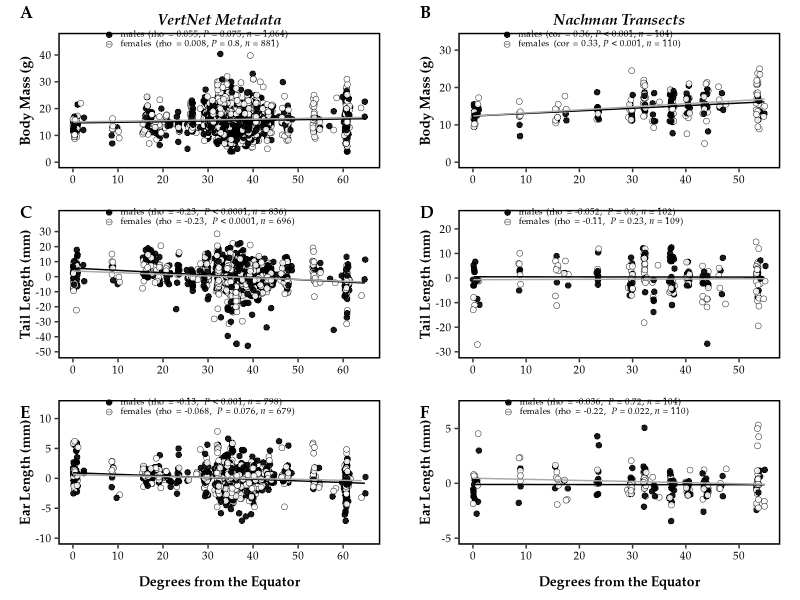

Write R code to recreate this figure. (Note: this script raises an error after producing the figure.)
#!/usr/bin/env Rscript --vanilla

##############################################################
# Author: Mallory A. Ballinger
# Script first created: 23-Feb-2021
# Script last updated:  03-Apr-2021


# This script plots body mass and tail length from wild-caught house mice,
# collected across North and South America. Data are from VertNet.org and from
# the Nachman lab project dowloaded from Arctos.org.
# This script generates Figure 1 in Ballinger_et_al_2021_AmNat.


##############################################################
# Required packages
##############################################################

rm(list = ls()) # clear R's environment
library(tidyverse)
library(here)
library(cowplot)
library(ggtext)
library(glue)
library(scales)

##############################################################
# Import data
##############################################################

VertNetMetadata <- read_csv(here("data/processed/VertNetMetadata_Mus_2021-03-18.csv")) %>%
  mutate(Ear_Length_mm = as.numeric(Ear_Length_mm),
         Hindfoot_Length_mm = as.numeric(Hindfoot_Length_mm),
         Tail_Length_mm = as.numeric(Tail_Length_mm),
         Body_Length_mm = as.numeric(Body_Length_mm),
         Body_Weight_g = as.numeric(Body_Weight_g)) %>%
  mutate(Sex = as.factor(Sex)) %>%
  mutate(Sex = fct_relevel(Sex, "male", "female")) # puts males before females


NachmanTransectsMetadata <- read_csv(here("data/processed/EnvAdapProj_Nachman_Arctos_transects_2021-03-15.csv")) %>%
  mutate(Ear_Length_mm = as.numeric(Ear_Length_mm),
         Hindfoot_Length_mm = as.numeric(Hindfoot_Length_mm),
         Tail_Length_mm = as.numeric(Tail_Length_mm),
         Body_Length_mm = as.numeric(Body_Length_mm),
         Body_Weight_g = as.numeric(Body_Weight_g)) %>%
  mutate(Sex = as.factor(Sex)) %>%
  mutate(Sex = fct_relevel(Sex, "male", "female")) # puts males before females


# get sample size of each column
#colSums(!is.na(VertNetMetadata))
#colSums(!is.na(NachmanTransectsMetadata))





##############################################################
# Apply filtering and calculate residuals
##############################################################

# VertNet dataset

# Based on outlier tests (see 'code/model_VertNetMetadata.R'), any tail length
# less than 20 and greater than 120 are extreme outliers
VertNet_filtered <- VertNetMetadata %>%
  mutate(Tail_Length_mm = ifelse(Tail_Length_mm < 20, NA, Tail_Length_mm),
         Tail_Length_mm = ifelse(Tail_Length_mm > 120, NA, Tail_Length_mm))

# save TL x BW residuals
residsTLBW <- lm(Tail_Length_mm ~ Body_Weight_g, data = VertNet_filtered,
                 na.action = na.exclude)
VertNet_filtered$Resids_TLBW <- resid(residsTLBW)


# Based on outlier tests (see 'code/model_VertNetMetadata.R'), any ear length
# greater than 30 is extreme outliers
VertNet_filtered_2 <- VertNetMetadata %>%
  mutate(Ear_Length_mm = ifelse(Ear_Length_mm > 30, NA, Ear_Length_mm))

# save EL x BW residuals
residsELBW <- lm(Ear_Length_mm ~ Body_Weight_g, data = VertNet_filtered_2,
                 na.action = na.exclude)
VertNet_filtered_2$Resids_ELBW <- resid(residsELBW)



# NachmanArctos dataset

# Based on outlier tests (see 'code/model_NachmanTransects.R'), any tail length
# less than 25 is an extreme outlier
NachmanTransects_filtered <- NachmanTransectsMetadata %>%
  mutate(Tail_Length_mm = ifelse(Tail_Length_mm < 25, NA, Tail_Length_mm))

# save TL x BW residuals
residsTLBW <- lm(Tail_Length_mm ~ Body_Weight_g, data = NachmanTransects_filtered,
                 na.action = na.exclude)
NachmanTransects_filtered$Resids_TLBW <- resid(residsTLBW)


# save EL x BW residuals
residsELBW <- lm(Ear_Length_mm ~ Body_Weight_g, data = NachmanTransectsMetadata,
                 na.action = na.exclude)
NachmanTransectsMetadata$Resids_ELBW <- resid(residsELBW)





##############################################################
# Get values from correlation analyses
##############################################################
# Refer to (code/model_VertNetMetadata.R) and (code/model_NachmanTransects.R)
# for model comparisons and correlation analyses

# VertNet Metadata
## Bergmann's rule
Male_Bergmann_VertNet <- VertNetMetadata %>%
  filter(Sex == "male")
Male_Bergmann_VertNet_N <- comma(length(which(!is.na(Male_Bergmann_VertNet$Body_Weight_g))))

cor.Berg.Male.VertNet <- cor.test(x = Male_Bergmann_VertNet$Absolute_Latitude,
                                  y = Male_Bergmann_VertNet$Body_Weight_g,
                                  method = 'spearman', exact = FALSE,
                                  adjust="fdr", alpha=0.5)

cor.Berg.Male.VertNet_corr <- round(as.double(cor.Berg.Male.VertNet$estimate),3)
cor.Berg.Male.VertNet_pval <- round(as.double(cor.Berg.Male.VertNet$p.value),3)


Female_Bergmann_VertNet <- VertNetMetadata %>%
  filter(Sex == "female")
Female_Bergmann_VertNet_N <- comma(length(which(!is.na(Female_Bergmann_VertNet$Body_Weight_g))))

cor.Berg.Female.VertNet <- cor.test(x = Female_Bergmann_VertNet$Absolute_Latitude,
                                    y = Female_Bergmann_VertNet$Body_Weight_g,
                                    method = 'spearman', exact = FALSE,
                                    adjust="fdr", alpha=0.5)

cor.Berg.Female.VertNet_corr <- round(as.double(cor.Berg.Female.VertNet$estimate),3)
cor.Berg.Female.VertNet_pval <- round(as.double(cor.Berg.Female.VertNet$p.value),2)


## Allen's rule - TAIL
Male_Tail_VertNet <- VertNet_filtered %>%
  filter(Sex == "male")
Male_Tail_VertNet_N <- comma(length(which(!is.na(Male_Tail_VertNet$Resids_TLBW))))

cor.Tail.Male.VertNet <- cor.test(x = Male_Tail_VertNet$Absolute_Latitude,
                                  y = Male_Tail_VertNet$Resids_TLBW,
                                  method = 'spearman', exact = FALSE,
                                  adjust="fdr", alpha=0.5)

cor.Tail.Male.VertNet_corr <- round(as.double(cor.Tail.Male.VertNet$estimate),2)
cor.Tail.Male.VertNet_pval <- round(as.double(cor.Tail.Male.VertNet$p.value),3)


Female_Tail_VertNet <- VertNet_filtered %>%
  filter(Sex == "female")
Female_Tail_VertNet_N <- comma(length(which(!is.na(Female_Tail_VertNet$Resids_TLBW))))

cor.Tail.Female.VertNet <- cor.test(x = Female_Tail_VertNet$Absolute_Latitude,
                                    y = Female_Tail_VertNet$Resids_TLBW,
                                    method = 'spearman', exact = FALSE,
                                    adjust="fdr", alpha=0.5)

cor.Tail.Female.VertNet_corr <- round(as.double(cor.Tail.Female.VertNet$estimate),2)
cor.Tail.Female.VertNet_pval <- round(as.double(cor.Tail.Female.VertNet$p.value),3)


## Allen's rule - EAR
Male_Ear_VertNet <- VertNet_filtered_2 %>%
  filter(Sex == "male")
Male_Ear_VertNet_N <- comma(length(which(!is.na(Male_Ear_VertNet$Resids_ELBW))))

cor.Ear.Male.VertNet <- cor.test(x = Male_Ear_VertNet$Absolute_Latitude,
                                 y = Male_Ear_VertNet$Resids_ELBW,
                                 method = 'spearman', exact = FALSE,
                                 adjust="fdr", alpha=0.5)

cor.Ear.Male.VertNet_corr <- round(as.double(cor.Ear.Male.VertNet$estimate),2)
cor.Ear.Male.VertNet_pval <- round(as.double(cor.Ear.Male.VertNet$p.value),3)


Female_Ear_VertNet <- VertNet_filtered_2 %>%
  filter(Sex == "female")
Female_Ear_VertNet_N <- comma(length(which(!is.na(Female_Ear_VertNet$Resids_ELBW))))

cor.Ear.Female.VertNet <- cor.test(x = Female_Ear_VertNet$Absolute_Latitude,
                                   y = Female_Ear_VertNet$Resids_ELBW,
                                   method = 'spearman', exact = FALSE,
                                   adjust="fdr", alpha=0.5)

cor.Ear.Female.VertNet_corr <- round(as.double(cor.Ear.Female.VertNet$estimate),3)
cor.Ear.Female.VertNet_pval <- round(as.double(cor.Ear.Female.VertNet$p.value),3)



# NachmanArctos Transects
## Bergmann's rule
Male_Bergmann_Arctos <- NachmanTransectsMetadata %>%
  filter(Sex == "male")
Male_Bergmann_Arctos_N <- comma(length(which(!is.na(Male_Bergmann_Arctos$Body_Weight_g))))

cor.Berg.Male.Arctos <- cor.test(x = Male_Bergmann_Arctos$Absolute_Latitude,
                                 y = Male_Bergmann_Arctos$Body_Weight_g,
                                 method = 'pearson', exact = FALSE,
                                 adjust="fdr", alpha=0.5)

cor.Berg.Male.Arctos_corr <- round(as.double(cor.Berg.Male.Arctos$estimate),2)
cor.Berg.Male.Arctos_pval <- round(as.double(cor.Berg.Male.Arctos$p.value),2)


Female_Bergmann_Arctos <- NachmanTransectsMetadata %>%
  filter(Sex == "female")
Female_Bergmann_Arctos_N <- comma(length(which(!is.na(Female_Bergmann_Arctos$Body_Weight_g))))

cor.Berg.Female.Arctos <- cor.test(x = Female_Bergmann_Arctos$Absolute_Latitude,
                                   y = Female_Bergmann_Arctos$Body_Weight_g,
                                   method = 'pearson', exact = FALSE,
                                   adjust="fdr", alpha=0.5)

cor.Berg.Female.Arctos_corr <- round(as.double(cor.Berg.Female.Arctos$estimate),2)
cor.Berg.Female.Arctos_pval <- round(as.double(cor.Berg.Female.Arctos$p.value),2)


## Allen's rule - TAIL
Male_Tail_Arctos <- NachmanTransects_filtered %>%
  filter(Sex == "male")
Male_Tail_Arctos_N <- comma(length(which(!is.na(Male_Tail_Arctos$Resids_TLBW))))

cor.Tail.Male.Arctos <- cor.test(x = Male_Tail_Arctos$Absolute_Latitude,
                                 y = Male_Tail_Arctos$Resids_TLBW,
                                 method = 'spearman', exact = FALSE,
                                 adjust="fdr", alpha=0.5)

cor.Tail.Male.Arctos_corr <- round(as.double(cor.Tail.Male.Arctos$estimate),3)
cor.Tail.Male.Arctos_pval <- round(as.double(cor.Tail.Male.Arctos$p.value),2)


Female_Tail_Arctos <- NachmanTransects_filtered %>%
  filter(Sex == "female")
Female_Tail_Arctos_N <- comma(length(which(!is.na(Female_Tail_Arctos$Resids_TLBW))))

cor.Tail.Female.Arctos <- cor.test(x = Female_Tail_Arctos$Absolute_Latitude,
                                   y = Female_Tail_Arctos$Resids_TLBW,
                                   method = 'spearman', exact = FALSE,
                                   adjust="fdr", alpha=0.5)

cor.Tail.Female.Arctos_corr <- round(as.double(cor.Tail.Female.Arctos$estimate),2)
cor.Tail.Female.Arctos_pval <- round(as.double(cor.Tail.Female.Arctos$p.value),2)


## Allen's rule - EAR
Male_Ear_Arctos <- NachmanTransectsMetadata %>%
  filter(Sex == "male")
Male_Ear_Arctos_N <- comma(length(which(!is.na(Male_Ear_Arctos$Resids_ELBW))))

cor.Ear.Male.Arctos <- cor.test(x = Male_Ear_Arctos$Absolute_Latitude,
                                y = Male_Ear_Arctos$Resids_ELBW,
                                method = 'spearman', exact = FALSE,
                                adjust="fdr", alpha=0.5)

cor.Ear.Male.Arctos_corr <- round(as.double(cor.Ear.Male.Arctos$estimate),3)
cor.Ear.Male.Arctos_pval <- round(as.double(cor.Ear.Male.Arctos$p.value),2)


Female_Ear_Arctos <- NachmanTransectsMetadata %>%
  filter(Sex == "female")
Female_Ear_Arctos_N <- comma(length(which(!is.na(Female_Ear_Arctos$Resids_ELBW))))

cor.Ear.Female.Arctos <- cor.test(x = Female_Ear_Arctos$Absolute_Latitude,
                                  y = Female_Ear_Arctos$Resids_ELBW,
                                  method = 'spearman', exact = FALSE,
                                  adjust="fdr", alpha=0.5)

cor.Ear.Female.Arctos_corr <- round(as.double(cor.Ear.Female.Arctos$estimate),2)
cor.Ear.Female.Arctos_pval <- round(as.double(cor.Ear.Female.Arctos$p.value),3)





##############################################################
# Save results for each sex
##############################################################

Berg_VertNet_M <- glue("males (rho = {cor.Berg.Male.VertNet_corr},  \\
                      *P* = {cor.Berg.Male.VertNet_pval}, \\
                      *n* = {Male_Bergmann_VertNet_N})")
Berg_VertNet_F <- glue("females (rho = {cor.Berg.Female.VertNet_corr}, \\
                      *P* = {cor.Berg.Female.VertNet_pval}, \\
                      *n* = {Female_Bergmann_VertNet_N})")

Tail_VertNet_M <- glue ("males (rho = {cor.Tail.Male.VertNet_corr}, \\
                       *P* < 0.0001, \\
                       *n* = {Male_Tail_VertNet_N})")
Tail_VertNet_F <- glue("females (rho = {cor.Tail.Female.VertNet_corr}, \\
                       *P* < 0.0001, \\
                       *n* = {Female_Tail_VertNet_N})")

Ear_VertNet_M <- glue("males (rho = {cor.Ear.Male.VertNet_corr}, \\
                      *P* < 0.001, \\
                      *n* = {Male_Ear_VertNet_N})")
Ear_VertNet_F <- glue("females (rho = {cor.Ear.Female.VertNet_corr}, \\
                      *P* = {cor.Ear.Female.VertNet_pval}, \\
                      *n* = {Female_Ear_VertNet_N})")


Berg_Arctos_M <- glue("males (cor = {cor.Berg.Male.Arctos_corr}, \\
                      *P* < 0.001, \\
                      *n* = {Male_Bergmann_Arctos_N})")
Berg_Arctos_F <- glue("females (cor = {cor.Berg.Female.Arctos_corr}, \\
                      *P* < 0.001, \\
                      *n* = {Female_Bergmann_Arctos_N})")

Tail_Arctos_M <- glue("males (rho = {cor.Tail.Male.Arctos_corr}, \\
                      *P* = {cor.Tail.Male.Arctos_pval}, \\
                      *n* = {Male_Tail_Arctos_N})")
Tail_Arctos_F <- glue("females (rho = {cor.Tail.Female.Arctos_corr}, \\
                      *P* = {cor.Tail.Female.Arctos_pval}, \\
                      *n* = {Female_Tail_Arctos_N})")

Ear_Arctos_M <- glue("males (rho = {cor.Ear.Male.Arctos_corr}, \\
                     *P* = {cor.Ear.Male.Arctos_pval}, \\
                     *n* = {Male_Ear_Arctos_N})")
Ear_Arctos_F <- glue("females (rho = {cor.Ear.Female.Arctos_corr}, \\
                     *P* = {cor.Ear.Female.Arctos_pval}, \\
                     *n* = {Female_Ear_Arctos_N})")




##############################################################
# Combine all 6 plots for publication
##############################################################

Berg_VertNet <-
  ggplot(data = VertNetMetadata, aes(x = Absolute_Latitude, y = Body_Weight_g)) +
  geom_jitter(aes(fill = Sex), size = 1.85, stroke = 0.25, height = 0, width = 0.2, shape = 21, alpha = 0.9, color = "black") +
  geom_smooth(aes(linetype = Sex, color = Sex), method = "lm", se = FALSE, size = 0.5) +
  scale_color_manual(labels=c(Berg_VertNet_M, Berg_VertNet_F),
                     values=c("black", "darkgray")) +
  scale_fill_manual(labels=c(Berg_VertNet_M, Berg_VertNet_F),
                    values=c("black", "white")) +
  scale_linetype_manual(labels=c(Berg_VertNet_M, Berg_VertNet_F),
                        values = c("solid", "solid")) +
  scale_x_continuous(breaks = seq(from=0, to=65, by=10),
                     labels = seq(from=0, to=65, by=10),
                     limits = c(0,65)) +
  scale_y_continuous(breaks = seq(from=0, to=40, by=10),
                     labels = seq(from=0, to=40, by=10),
                     limits = c(0,46)) +
  theme_bw() + 
  theme(panel.border = element_rect(color = "black", fill = NA, size = 1),
        panel.grid.major = element_blank(), panel.grid.minor = element_blank(),
        axis.title.x = element_text(margin = margin(t = 0), size = 10, face = "bold", family = "Palatino"),
        axis.title.y = element_text(margin = margin(r = 0), size = 10, face = "bold", family = "Palatino"),
        axis.text.x = element_text(size = 8, color = "black", family = "Palatino"),
        axis.text.y = element_text(size = 8, color = "black", family = "Palatino"),
        legend.title = element_blank(),
        legend.position = c(0.43, 0.95),
        legend.background = element_blank(),
        legend.box.background = element_blank(),
        legend.key.size = unit(0.25, "lines"),
        legend.text = element_markdown(size=6.5, family = "Palatino"),
        legend.key = element_rect(fill = "transparent"),
        plot.margin = unit(c(0.25, 0.5, 0, 0.5), "cm"), #top, right, bottom, left
        plot.title = element_text(size = 11, face = "bold.italic", hjust = 0.5, vjust = 0.1, family = "Palatino")) +
  labs(x = "",
       y = "Body Mass (g)",
       title = "VertNet Metadata")


Berg_Arctos <-
  ggplot(data = NachmanTransectsMetadata, aes(x = Absolute_Latitude, y = Body_Weight_g)) +
  geom_jitter(aes(fill = Sex), size = 1.85, stroke = 0.25, height = 0, width = 0.2, shape = 21, alpha = 0.9, color = "black") +
  geom_smooth(aes(linetype = Sex, color = Sex), method = "lm", se = FALSE, size = 0.5) +
  scale_color_manual(labels=c(Berg_Arctos_M, Berg_Arctos_F),
                     values=c("black", "darkgray")) +
  scale_fill_manual(labels=c(Berg_Arctos_M, Berg_Arctos_F),
                    values=c("black", "white")) +
  scale_linetype_manual(labels=c(Berg_Arctos_M, Berg_Arctos_F),
                        values = c("solid", "solid")) +
  scale_x_continuous(breaks = seq(from=0, to=55, by=10),
                     labels = seq(from=0, to=55, by=10),
                     limits = c(0,55)) +
  scale_y_continuous(breaks = seq(from=0, to=30, by=10),
                     labels = seq(from=0, to=30, by=10),
                     limits = c(0,33)) +
  theme_bw() + 
  theme(panel.border = element_rect(color = "black", fill = NA, size = 1),
        panel.grid.major = element_blank(), panel.grid.minor = element_blank(),
        axis.title.x = element_text(margin = margin(t = 0), size = 10, face = "bold", family = "Palatino"),
        axis.title.y = element_text(margin = margin(r = 0), size = 10, face = "bold", family = "Palatino"),
        axis.text.x = element_text(size = 8, color = "black", family = "Palatino"),
        axis.text.y = element_text(size = 8, color = "black", family = "Palatino"),
        legend.title = element_blank(),
        legend.position = c(0.415, 0.95),
        legend.background = element_blank(),
        legend.box.background = element_blank(),
        legend.key.size = unit(0.25, "lines"),
        legend.text = element_markdown(size=6.5, family = "Palatino"),
        legend.key = element_rect(fill = "transparent"),
        plot.margin = unit(c(0.25, 0.5, 0, 0.5), "cm"),
        plot.title = element_text(size = 11, face = "bold.italic", hjust = 0.5, vjust = 0.1, family = "Palatino")) +
  labs(x = "",
       y = "Body Mass (g)",
       title = "Nachman Transects")

#Berg <- cowplot::plot_grid(Berg_VertNet, Berg_Arctos, labels = c('A','B'), ncol = 2, nrow = 1, label_fontfamily = "Palatino", label_size = 12, label_x = 0.05, hjust = 0)


Tail_VertNet <-
  ggplot(data = VertNet_filtered, aes(x = Absolute_Latitude, y = Resids_TLBW)) +
  geom_jitter(aes(fill = Sex), size = 1.85, stroke = 0.25, height = 0, width = 0.2, shape = 21, alpha = 0.9, color = "black") +
  geom_smooth(aes(linetype = Sex, color = Sex), method = "lm", se = FALSE, size = 0.5) +
  scale_color_manual(labels=c(Tail_VertNet_M, Tail_VertNet_F),
                     values=c("black", "darkgray")) +
  scale_fill_manual(labels=c(Tail_VertNet_M, Tail_VertNet_F),
                    values=c("black", "white")) +
  scale_linetype_manual(labels=c(Tail_VertNet_M, Tail_VertNet_F),
                        values = c("solid", "solid")) +
  scale_x_continuous(breaks = seq(from=0, to=65, by=10),
                     labels = seq(from=0, to=65, by=10),
                     limits = c(0,65)) +
  scale_y_continuous(breaks = seq(from=-50, to=30, by=10),
                     labels = seq(from=-50, to=30, by=10),
                     limits = c(-50,40)) +
  theme_bw() +
  theme(panel.border = element_rect(color = "black", fill = NA, size = 1),
        panel.grid.major = element_blank(),
        panel.grid.minor = element_blank(),
        axis.title.x = element_text(margin = margin(t = 0), size = 10, face = "bold", family = "Palatino"),
        axis.title.y = element_text(margin = margin(r = 0), size = 10, face = "bold", family = "Palatino"),
        axis.text.x = element_text(size = 8, color = "black", family = "Palatino"),
        axis.text.y = element_text(size = 8, color = "black", family = "Palatino"),
        legend.title = element_blank(),
        legend.position = c(0.44, 0.95),
        legend.background = element_blank(),
        legend.box.background = element_blank(),
        legend.key.size = unit(0.25, "lines"),
        legend.text = element_markdown(size=6.5, family = "Palatino"),
        legend.key = element_rect(fill = "transparent"),
        plot.margin = unit(c(0.25, 0.5, 0.25, 0.5), "cm")) +
  labs(x = "",
       y = "Tail Length (mm)")


Tail_Arctos <-
  ggplot(data = NachmanTransects_filtered, aes(x = Absolute_Latitude, y = Resids_TLBW)) +
  geom_jitter(aes(fill = Sex), size = 1.85, stroke = 0.25, height = 0, width = 0.2, shape = 21, alpha = 0.9, color = "black") +
  geom_smooth(aes(linetype = Sex, color = Sex), method = "lm", se = FALSE, size = 0.5) +
  scale_color_manual(labels=c(Tail_Arctos_M, Tail_Arctos_F),
                     values=c("black", "darkgray")) +
  scale_fill_manual(labels=c(Tail_Arctos_M, Tail_Arctos_F),
                    values=c("black", "white")) +
  scale_linetype_manual(labels=c(Tail_Arctos_M, Tail_Arctos_F),
                        values = c("solid", "solid")) +
  scale_x_continuous(breaks = seq(from=0, to=55, by=10),
                     labels = seq(from=0, to=55, by=10),
                     limits = c(0,55)) +
  scale_y_continuous(breaks = seq(from=-30, to=20, by=10),
                     labels = seq(from=-30, to=20, by=10),
                     limits = c(-30,25)) +
  theme_bw() +
  theme(panel.border = element_rect(color = "black", fill = NA, size = 1),
        panel.grid.major = element_blank(),
        panel.grid.minor = element_blank(),
        axis.title.x = element_text(margin = margin(t = 0), size = 10, face = "bold", family = "Palatino"),
        axis.title.y = element_text(margin = margin(r = 0), size = 10, face = "bold", family = "Palatino"),
        axis.text.x = element_text(size = 8, color = "black", family = "Palatino"),
        axis.text.y = element_text(size = 8, color = "black", family = "Palatino"),
        legend.title = element_blank(),
        legend.position = c(0.42, 0.95),
        legend.background = element_blank(),
        legend.box.background = element_blank(),
        legend.key.size = unit(0.25, "lines"),
        legend.text = element_markdown(size=6.5, family = "Palatino"),
        legend.key = element_rect(fill = "transparent"),
        plot.margin = unit(c(0.25, 0.5, 0.25, 0.5), "cm")) +
  labs(x = "",
       y = "Tail Length (mm)")

#Tail <- cowplot::plot_grid(Tail_VertNet, Tail_Arctos, labels = c('C','D'), ncol = 2, nrow = 1, label_fontfamily = "Palatino", label_size = 12, label_x = 0.05, hjust = 0)


Ear_VertNet <-
  ggplot(data = VertNet_filtered_2, aes(x = Absolute_Latitude, y = Resids_ELBW)) +
  geom_jitter(aes(fill = Sex), size = 1.85, stroke = 0.25, height = 0, width = 0.2, shape = 21, alpha = 0.9, color = "black") +
  geom_smooth(aes(linetype = Sex, color = Sex), method = "lm", se = FALSE, size = 0.5) +
  scale_color_manual(labels=c(Ear_VertNet_M, Ear_VertNet_F),
                     values=c("black", "darkgray")) +
  scale_fill_manual(labels=c(Ear_VertNet_M, Ear_VertNet_F),
                    values=c("black", "white")) +
  scale_linetype_manual(labels=c(Ear_VertNet_M, Ear_VertNet_F),
                        values = c("solid", "solid")) +
  scale_x_continuous(breaks = seq(from=0, to=65, by=10),
                     labels = seq(from=0, to=65, by=10),
                     limits = c(0,65)) +
  scale_y_continuous(breaks = seq(from=-10, to=10, by=5),
                     labels = seq(from=-10, to=10, by=5),
                     limits = c(-10,12)) +
  theme_bw() +
  theme(panel.border = element_rect(color = "black", fill = NA, size = 1),
        panel.grid.major = element_blank(), panel.grid.minor = element_blank(),
        axis.title.x = element_text(margin = margin(t = 10), size = 10, face = "bold", family = "Palatino"),
        axis.title.y = element_text(margin = margin(r = 0), size = 10, face = "bold", family = "Palatino"),
        axis.text.x = element_text(size = 8, color = "black", family = "Palatino"),
        axis.text.y = element_text(size = 8, color = "black", family = "Palatino"),
        legend.title = element_blank(),
        legend.position = c(0.44, 0.95),
        legend.background = element_blank(),
        legend.box.background = element_blank(),
        legend.key.size = unit(0.25, "lines"),
        legend.text = element_markdown(size=6.5, family = "Palatino"),
        legend.key = element_rect(fill = "transparent"),
        plot.margin = unit(c(0, 0.5, 0.25, 0.5), "cm")) +
  labs(x = "Degrees from the Equator",
       y = "Ear Length (mm)")


Ear_Arctos <-
  ggplot(data = NachmanTransectsMetadata, aes(x = Absolute_Latitude, y = Resids_ELBW)) +
  geom_jitter(aes(fill = Sex), size = 1.85, stroke = 0.25, height = 0, width = 0.2, shape = 21, alpha = 0.9, color = "black") +
  geom_smooth(aes(linetype = Sex, color = Sex), method = "lm", se = FALSE, size = 0.5) +
  scale_color_manual(labels=c(Ear_Arctos_M, Ear_Arctos_F),
                     values=c("black", "darkgray")) +
  scale_fill_manual(labels=c(Ear_Arctos_M, Ear_Arctos_F),
                    values=c("black", "white")) +
  scale_linetype_manual(labels=c(Ear_Arctos_M, Ear_Arctos_F),
                        values = c("solid", "solid")) +
  scale_x_continuous(breaks = seq(from=0, to=55, by=10),
                     labels = seq(from=0, to=55, by=10),
                     limits = c(0,55)) +
  scale_y_continuous(breaks = seq(from=-5, to=7, by=5),
                     labels = seq(from=-5, to=7, by=5),
                     limits = c(-5,7)) +
  theme_bw() +
  theme(panel.border = element_rect(color = "black", fill = NA, size = 1),
        panel.grid.major = element_blank(), panel.grid.minor = element_blank(),
        axis.title.x = element_text(margin = margin(t = 10), size = 10, face = "bold", family = "Palatino"),
        axis.title.y = element_text(margin = margin(r = 0), size = 10, face = "bold", family = "Palatino"),
        axis.text.x = element_text(size = 8, color = "black", family = "Palatino"),
        axis.text.y = element_text(size = 8, color = "black", family = "Palatino"),
        legend.title = element_blank(),
        legend.position = c(0.43, 0.95),
        legend.background = element_blank(),
        legend.box.background = element_blank(),
        legend.key.size = unit(0.25, "lines"),
        legend.text = element_markdown(size=6.5, family = "Palatino"),
        legend.key = element_rect(fill = "transparent"),
        plot.margin = unit(c(0, 0.5, 0.25, 0.5), "cm")) +
  labs(x = "Degrees from the Equator",
       y = "Ear Length (mm)")



VertNet <- cowplot::plot_grid(Berg_VertNet, Tail_VertNet, Ear_VertNet, ncol = 1, nrow = 3, align = 'v', labels = c('A','C','E'), label_fontfamily = "Palatino", label_size = 12, label_x = 0.05, hjust = 0)

Arctos <- cowplot::plot_grid(Berg_Arctos, Tail_Arctos, Ear_Arctos, ncol = 1, nrow = 3, align = 'v', labels = c('B','D','F'), label_fontfamily = "Palatino", label_size = 12, label_x = 0.05, hjust = 0)

cowplot::plot_grid(VertNet, Arctos, ncol = 2, nrow = 1)


ggsave("results/figures/VertNet_Arctos.tiff", height = 7, width = 6, compression = "lzw")
ggsave("results/figures/VertNet_Arctos.pdf", height = 7, width = 6)